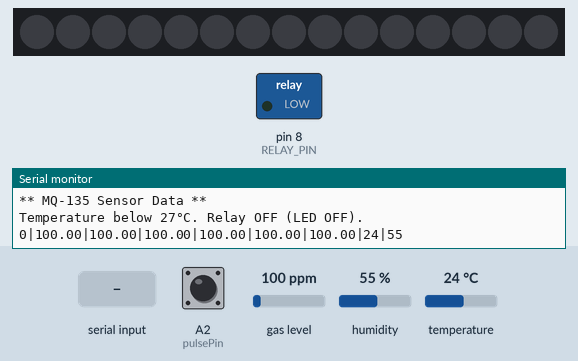
This sketch was run on a simulated Arduino Uno, built with avr-gcc and run on an emulated ATmega328P. Parts: 15 RGB LEDs in strip order, left to right, switched loads named in the sketch (green lamp = pin HIGH), the last lines printed to the serial monitor. The inputs (shaded band) are chosen by the test bench; at power-on: temperature 24 °C, A2 (pulsePin) LOW, gas level 100 ppm, humidity 55 %. Dim RGB values are drawn brighter than linear; random numbers use the default seed unless the sketch sets one.

Above: at 1.3 s.
1.4 s: "90,45,200\n" received over the second serial link
At 3.4 s:
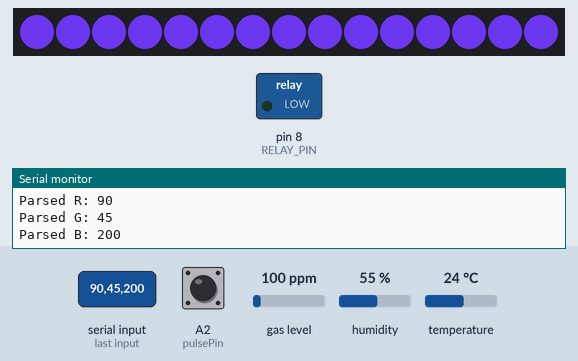
3.7 s: "30,150,10\n" received over the second serial link
At 4.9 s:
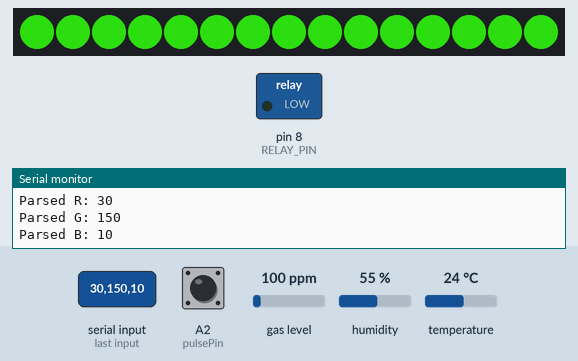
5.5 s: "1,90,45\n" received over the second serial link
At 6.0 s:
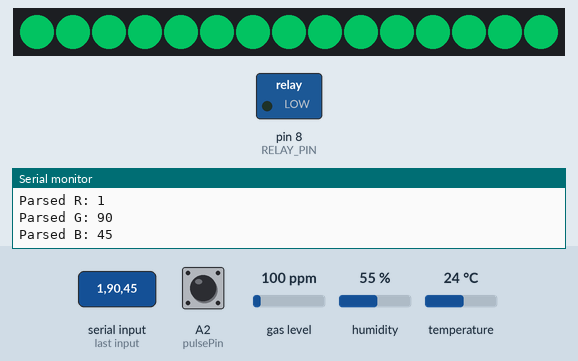
7.3 s: temperature set to 26 °C
9.8 s: temperature set to 29 °C
At 12.9 s:
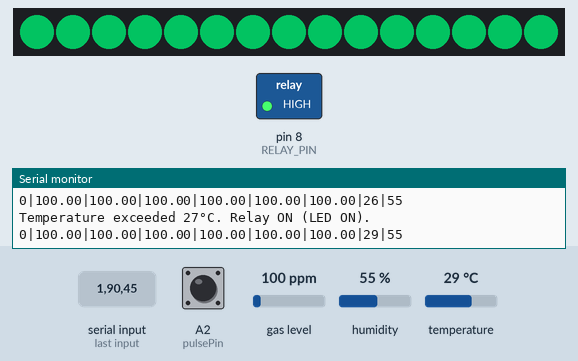
13.4 s: temperature set to 12 °C
At 16.3 s:
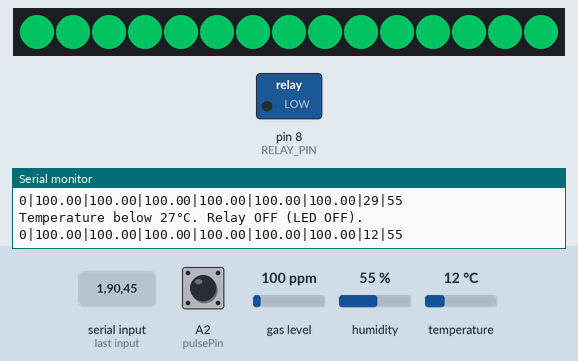
Timing chart, 0 to 17.6 s (numbered marks = the images above; inputs shaded):
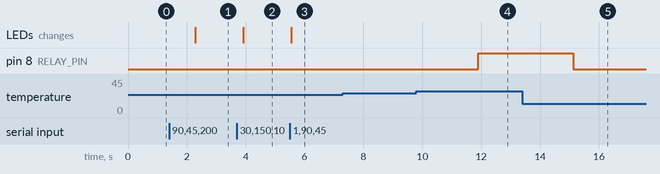

The sketch:

Arduino_Final.ino
```cpp
#include <SoftwareSerial.h>     // Serial RX,TX use library
#include <Adafruit_NeoPixel.h>  // NeoPixel strap library
#include <MQUnifiedsensor.h>    // MQ-135 sensor library
#include <DHT11.h>              // DHT11 library

// MQ-135 setup
#define placa "Arduino UNO"
#define Voltage_Resolution 5
#define pin A0
#define type "MQ-135"
#define ADC_Bit_Resolution 10
#define RatioMQ135CleanAir 3.6

// Bluetooth setup
#define BT_TX 3   // HC-06 TX -> Arduino D4
#define BT_RX 4   // HC-06 RX -> Arduino D3

// DHT11 and pulse sensor pin setup
DHT11 dht11(7);
int pulsePin = A2;  // Pulse sensor pin

// WS2812 LED setup
#define LED_PIN 6          // Pin connected to the LED strip
#define NUM_LEDS 15        // Number of LEDs in the strip
#define RELAY_PIN 8
Adafruit_NeoPixel strip = Adafruit_NeoPixel(NUM_LEDS, LED_PIN, NEO_GRB + NEO_KHZ800);

//Air conditioner setup
const int TEMPERATURE_THRESHOLD = 27;

//Serial RX,TX setup
SoftwareSerial bluetooth(BT_RX, BT_TX);

// Sensor objects
MQUnifiedsensor MQ135(placa, Voltage_Resolution, ADC_Bit_Resolution, pin, type);
int pulseRate = 0;  // Pulse rate data

// Variables to track pulse rate repetitions
int lastPulseRate = 0;
int repetitionCount = 0;

// Initialize sensors and LED strip
void initializeSensors() {
    Serial.begin(9600);            // Serial monitor
    bluetooth.begin(9600);         // Bluetooth communication speed
    MQ135.init();                  // Initialize MQ-135
    pinMode(pulsePin, INPUT);      // Set pulse sensor pin
    pinMode(RELAY_PIN, OUTPUT);    // Set relay pin as output
    digitalWrite(RELAY_PIN, LOW);  // Ensure the relay is off (LED is off) initially

    // Initialize the LED strip
    strip.begin();
    strip.show();  // Turn off all LEDs initially

    Serial.println("Waiting for sensor data...");
}

// Calibrate the MQ-135 sensor
void calibrateMQ135() {
    Serial.print("Calibrating, please wait.");
    float calcR0 = 0;
    for (int i = 1; i <= 10; i++) {
        MQ135.update();
        calcR0 += MQ135.calibrate(RatioMQ135CleanAir);
        Serial.print(".");
    }
    MQ135.setR0(calcR0 / 10);
    Serial.println("  done!");

    if (isinf(calcR0) || calcR0 == 0) {
        Serial.println("Sensor calibration failed. Check wiring.");
        while (1);
    }
    Serial.println("** MQ-135 Sensor Data **");
}

// Read concentration for a specific gas
float readConcentration(float a, float b) {
    MQ135.setA(a);
    MQ135.setB(b);
    return MQ135.readSensor();
}

// Read temperature and humidity from DHT11
void readTemperatureAndHumidity(int &temperature, int &humidity) {
    dht11.readTemperatureHumidity(temperature, humidity);
}

// Read pulse rate and check for repetition
int readPulseRate() {
    int pulseValue = digitalRead(pulsePin);
    int currentPulseRate = pulseRate;

    if (pulseValue == HIGH) {
        delay(10);
        currentPulseRate = random(59, 120);  // virtual pulse rate data
    }

    return currentPulseRate;
}

// Set LED brightness and color
void setLEDBrightness(int r, int g, int b) {
    for (int i = 0; i < NUM_LEDS; i++) {
        strip.setPixelColor(i, strip.Color(r, g, b));  // Set each LED to the received color
    }
    strip.show();  // Update the LED strip
}

// Receive RGB data from Bluetooth and set LED colors
void receiveAndSetLED() {
    if (bluetooth.available()) {
        String rgbData = bluetooth.readStringUntil('\n');  // Read data until newline

        Serial.print("Received RGB Data: ");
        Serial.println(rgbData);

        int commaIndex1 = rgbData.indexOf(',');
        int commaIndex2 = rgbData.lastIndexOf(',');

        if (commaIndex1 > 0 && commaIndex2 > commaIndex1) {
            int r = rgbData.substring(0, commaIndex1).toInt();
            int g = rgbData.substring(commaIndex1 + 1, commaIndex2).toInt();
            int b = rgbData.substring(commaIndex2 + 1).toInt();

            Serial.print("Parsed R: ");
            Serial.println(r);
            Serial.print("Parsed G: ");
            Serial.println(g);
            Serial.print("Parsed B: ");
            Serial.println(b);

            setLEDBrightness(r, g, b);  // Set the LED color
        } else {
            Serial.println("Error: Invalid RGB data format.");
        }
    }
}

// Print and send data via Bluetooth
void printAndSendData(float CO, float Alcohol, float CO2, float Tolueno,
                      float NH4, float Acetona, int temperature,
                      int humidity, int pulse) {
    // Concatenate data with '|' as separator
    String data = String(pulse) + "|" +
                  String(CO) + "|" +
                  String(Alcohol) + "|" +
                  String(CO2) + "|" +
                  String(Tolueno) + "|" +
                  String(NH4) + "|" +
                  String(Acetona) + "|" +
                  String(temperature) + "|" +
                  String(humidity);

    Serial.println(data);  // Print to serial monitor
    bluetooth.println(data);  // Send via Bluetooth
}

void setup() {
    initializeSensors();
    calibrateMQ135();
}

void loop() {
    int temperature = 0;
    int humidity = 0;

    readTemperatureAndHumidity(temperature, humidity);

  if (temperature > TEMPERATURE_THRESHOLD) {
      digitalWrite(RELAY_PIN, HIGH);  // Turn on the relay (LED is ON)
      Serial.println("Temperature exceeded 27°C. Relay ON (LED ON).");
  } else {
      digitalWrite(RELAY_PIN, LOW);   // Turn off the relay (LED is OFF)
      Serial.println("Temperature below 27°C. Relay OFF (LED OFF).");
  }

    pulseRate = readPulseRate();  // Measure pulse rate
    MQ135.update();               // Update MQ-135 data

    float CO = readConcentration(605.18, -3.937);
    float Alcohol = readConcentration(77.255, -3.18);
    float CO2 = readConcentration(110.47, -2.862);
    float Tolueno = readConcentration(44.947, -3.445);
    float NH4 = readConcentration(102.2, -2.473);
    float Acetona = readConcentration(34.668, -3.369);

    printAndSendData(CO, Alcohol, CO2, Tolueno, NH4, Acetona,
                     temperature, humidity, pulseRate);
    receiveAndSetLED();  // Check for incoming RGB data and update LEDs

    delay(1000);  // Data refresh rate
}
```

Measured:
- the behaviour switches between 27 and 28 °C on temperature (found by bisection; images 3 and 4)
- after the input at 1.4 s, the LEDs: change after 0.88 s (image 1)
- after the input at 3.7 s, the LEDs: change after 0.22 s (image 2)
- after the input at 5.5 s, the LEDs: change after 0.05 s (image 3)
- after the input at 9.8 s, pin 8 (RELAY_PIN): LOW → HIGH after 2.1 s
- after the input at 13.4 s, pin 8 (RELAY_PIN): HIGH → LOW after 1.7 s
